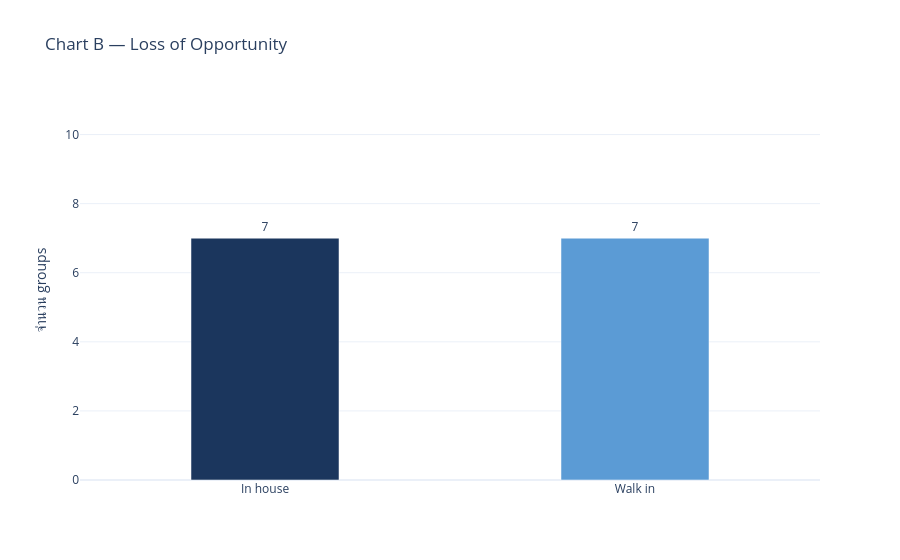

This figure's notebook cell:
### Code cell
fig = go.Figure(go.Bar(
    x=walkaway_count['Guest_type'],
    y=walkaway_count['walk_away'],
    marker_color=[C_INHOUSE, C_WALKIN],
    text=walkaway_count['walk_away'],
    textposition='outside',
    width=0.4,
))

fig.update_layout(
    title='Chart B — Loss of Opportunity',
    yaxis_title='จำนวน groups',
    yaxis_range=[0, 11],
    template=TEMPLATE,
    showlegend=False,
)
fig.show()

### Figure 1 — Plotly figure (JSON) as saved in the notebook; plotly's stock layout.template omitted (floating-point values rounded to 4 significant figures)
{"data": [{"marker": {"color": ["#1B365D", "#5B9BD5"]}, "text": [7.0, 7.0], "textposition": "outside", "type": "bar", "width": 0.4, "x": ["In house", "Walk in"], "y": [7, 7]}], "layout": {"showlegend": false, "title": {"text": "Chart B — Loss of Opportunity"}, "yaxis": {"range": [0, 11], "title": {"text": "จำนวน groups"}}}}
